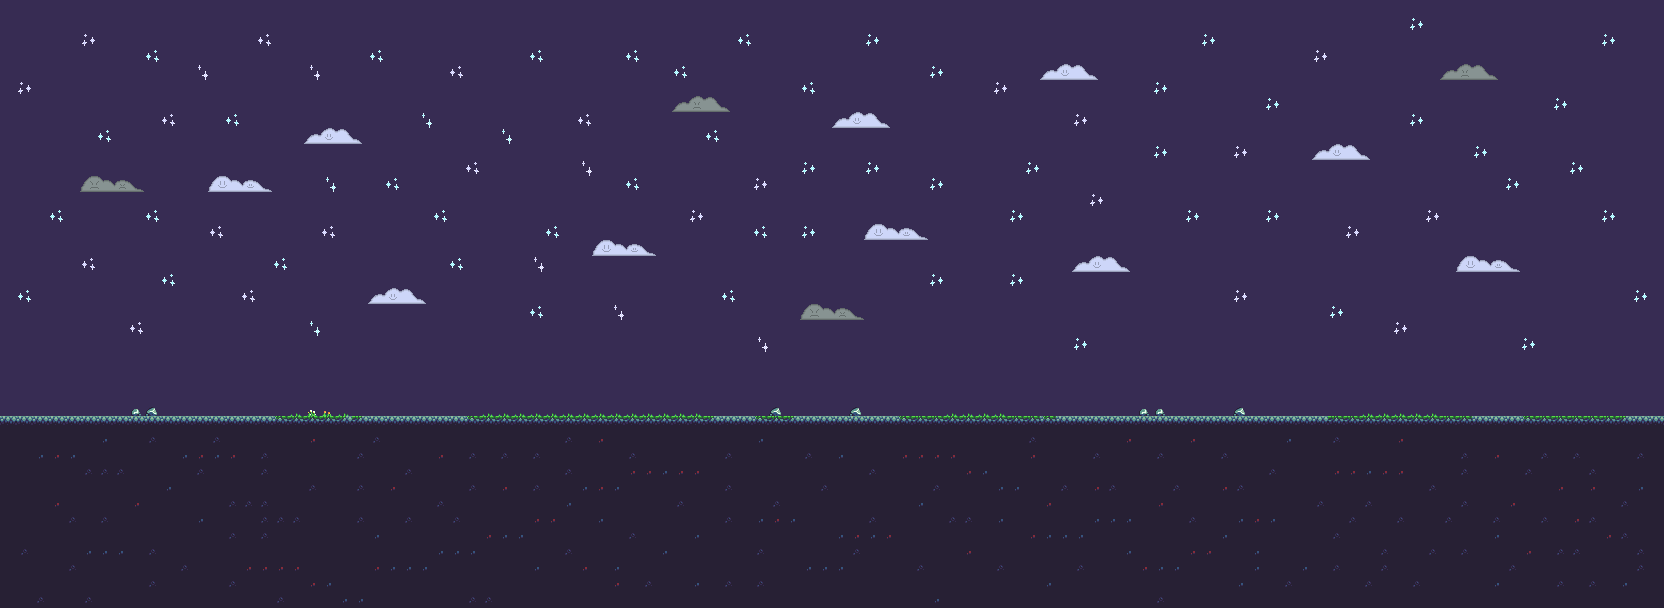

This game map was drawn from its Tiled (.tmx) file and the tilesets committed beside it. A one-line description and the trimmed map source follow:
An orthogonal 104x38 tile map with 16x16 px tiles, 3 tile layers (sky, clouds, ground), 2 tilesets.

<map version="1.10" tiledversion="1.11.2" orientation="orthogonal" renderorder="right-down" width="104" height="38" tilewidth="16" tileheight="16" infinite="0" nextlayerid="8" nextobjectid="1">
 <editorsettings>
  <export target="robot_run_ext.lua" format="lua" />
 </editorsettings>
 <tileset firstgid="1" name="HeavensTiles" tilewidth="16" tileheight="16" tilecount="640" columns="32">
  <image source="HeavensTiles.png" width="512" height="320" />
 </tileset>
 <tileset firstgid="641" name="sheet" tilewidth="16" tileheight="16" tilecount="136" columns="17">
  <image source="sheet.png" width="272" height="128" />
 </tileset>
 <layer id="5" name="sky" width="104" height="38">
  <data>[3952 cells, 2704 non-empty, 1 distinct tile ids]</data>
 </layer>
 <layer id="6" name="clouds" width="104" height="38">
  <data>[3952 cells, 140 non-empty, 22 distinct tile ids]</data>
 </layer>
 <layer id="7" name="ground" width="104" height="38">
  <data>[3952 cells, 1282 non-empty, 13 distinct tile ids]</data>
 </layer>
</map>
